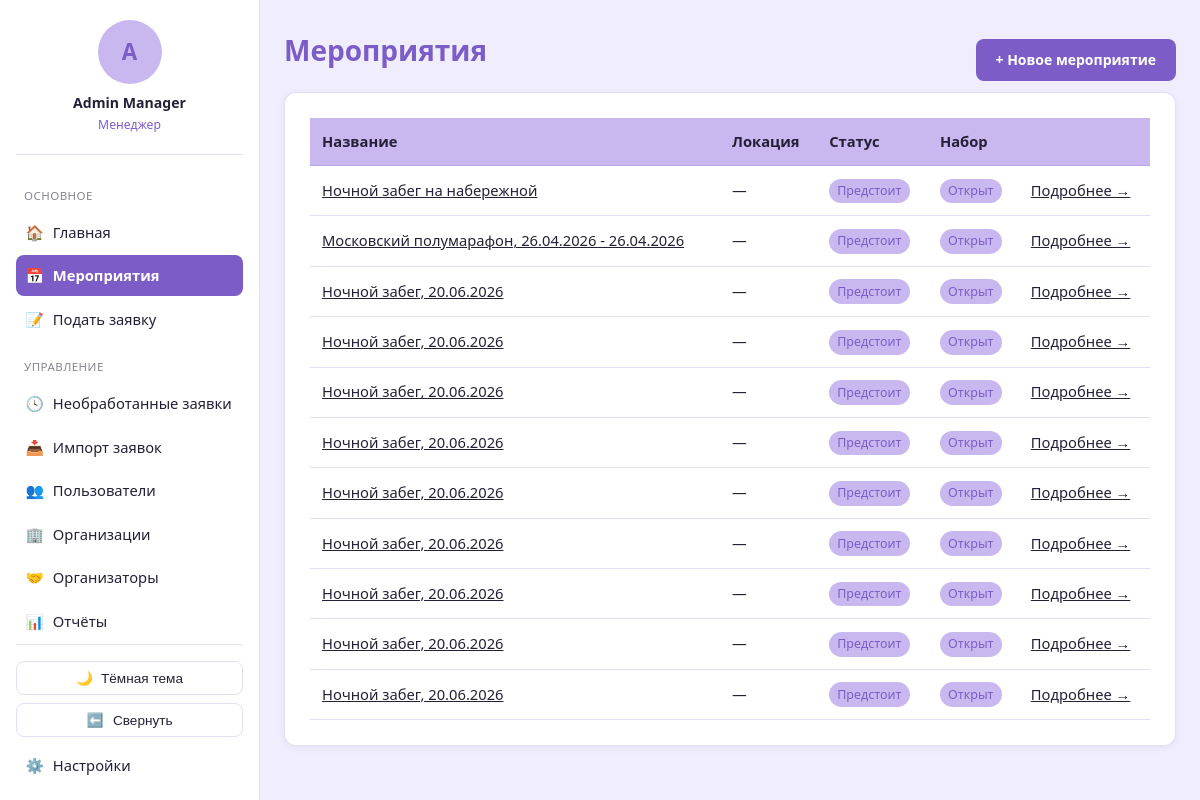
The page /events/ (signed in) on the database its author committed.
### blog/models.py (models this page shows, shortened)
class User(AbstractBaseUser):
    GENDER_CHOICES = [
        ('male', 'Мужской'),
        ('female', 'Женский'),
    ]
    STATUS_CHOICES = [
        ('active', 'Активен'),
        ('inactive', 'Неактивен'),
        ('blacklisted', 'В блэклисте'),
    ]
    id = models.AutoField(primary_key=True)
    system_username = models.CharField(max_length=50, blank=True, null=True, db_index=True)
    telegram_id = models.CharField(max_length=50, unique=True, db_index=True)
    telegram_username = models.CharField(max_length=100, blank=True, null=True)
    VK_username = models.CharField(max_length=100, blank=True, null=True)
    first_name = models.CharField(max_length=100, blank=True, null=True)
    last_name = models.CharField(max_length=100, blank=True, null=True)
    email = models.EmailField(blank=True, null=True)
    phone = models.CharField(max_length=20, blank=True, null=True)
    birthday = models.DateField(blank=True, null=True)
    about = models.TextField(blank=True, null=True)
    gender = models.CharField(max_length=10, choices=GENDER_CHOICES, blank=True, null=True)
    status = models.CharField(max_length=20, choices=STATUS_CHOICES, default='active')
    comment = models.TextField(blank=True, null=True)
    created_at = models.DateTimeField(auto_now_add=True)
    last_event_at = models.DateTimeField(blank=True, null=True)
    total_event_count = models.IntegerField(default=0)
    season_event_count = models.IntegerField(default=0)
    total_hours = models.IntegerField(default=0)
    season_hours = models.IntegerField(default=0)
    churn_score = models.FloatField(default=0)
    login = models.CharField(max_length=50, unique=True, blank=True, null=True)
    web_credentials_set_at = models.DateTimeField(blank=True, null=True)
    notify_new_events = models.BooleanField(default=True)
    objects = UserManager()
    USERNAME_FIELD = 'telegram_id'
    REQUIRED_FIELDS = []
    class Meta:
        db_table = 'users'
        verbose_name = 'Пользователь'
        verbose_name_plural = 'Пользователи'
    @property
    def full_name(self):
        return f"{self.first_name or ''} {self.last_name or ''}".strip() or self.telegram_username or self.telegram_id

class Event(models.Model):
    STATUS_CHOICES = [
        ('upcoming', 'Предстоит'),
        ('ongoing', 'Идёт'),
        ('finished', 'Завершено'),
    ]
    RECRUIT_STATUS_CHOICES = [
        ('open', 'Открыт'),
        ('closed', 'Закрыт'),
    ]
    DOBRO_LINK_TYPE_CHOICES = [
        ('event', 'Мероприятие'),
        ('organization', 'Организация'),
        ('project', 'Проект'),
    ]
    id = models.AutoField(primary_key=True)
    title = models.CharField(max_length=255)
    description = models.TextField(blank=True, null=True)
    location = models.ForeignKey(Location, on_delete=models.SET_NULL, null=True, blank=True, related_name='events')
    chat_link = models.URLField(blank=True, null=True)
    post_in_chanel_link = models.URLField(blank=True, null=True)
    dobro_ru_link = models.URLField(blank=True, null=True)
    dobro_ru_link_type = models.CharField(max_length=20, choices=DOBRO_LINK_TYPE_CHOICES, blank=True, null=True)
    dobro_ru_hours_logged = models.BooleanField(default=False)
    dobro_ru_logged_by = models.ForeignKey(User, on_delete=models.SET_NULL, null=True, blank=True, related_name='dobro_ru_logged_events')
    event_status = models.CharField(max_length=20, choices=STATUS_CHOICES, default='upcoming')
    recruit_status = models.CharField(max_length=20, choices=RECRUIT_STATUS_CHOICES, default='open')
    organization = models.ForeignKey(Organization, on_delete=models.SET_NULL, null=True, blank=True, related_name='events')
    organizer = models.ForeignKey(Organizer, on_delete=models.SET_NULL, null=True, blank=True, related_name='managed_events')
    created_at = models.DateTimeField(auto_now_add=True)
    published_at = models.DateTimeField(blank=True, null=True)
    people_helped = models.IntegerField(blank=True, null=True)
    internal_comment = models.TextField(blank=True, null=True)
    letter = models.ForeignKey(ThankYouLetterTemplate, on_delete=models.SET_NULL, null=True, blank=True, related_name='events')
    class Meta:
        db_table = 'events'
        verbose_name = 'Мероприятие'
        verbose_name_plural = 'Мероприятия'

### blog/views.py (the view)
# urls.py: path('events/', views.event_list, name='event_list'),
@login_required
def event_list(request):
    events = Event.objects.select_related('location', 'organization').order_by('-created_at')
    paginator = Paginator(events, 20)
    page = paginator.get_page(request.GET.get('page'))
    return render(request, 'blog/event_list.html', {'page_obj': page})

### blog/context_processors.py (called while the page is built)
def role_flags(request):
    user = getattr(request, 'user', None)
    authenticated = bool(user and user.is_authenticated)
    return {
        'is_manager': is_manager(user) if authenticated else False,
        'is_team_leader': is_team_leader(user) if authenticated else False,
        'role_label': role_label(user) if authenticated else None,
    }

### blog/services/roles.py (called while the page is built)
def is_manager(user: User) -> bool:
    if not user or not user.is_authenticated:
        return False
    return user.manager_roles.filter(revoked_at__isnull=True).exists()

def is_team_leader(user: User) -> bool:
    if not user or not user.is_authenticated:
        return False
    return user.team_leader_roles.filter(revoked_at__isnull=True).exists()

def role_label(user: User) -> str:
    if is_manager(user):
        return 'Менеджер'
    if is_team_leader(user):
        return 'Тим-лидер'
    return 'Волонтёр'

### blog/templates/blog/event_list.html (shortened to what this page needs)
{% extends 'blog/base.html' %}
{% block content %}
<div style="display:flex; justify-content:space-between; align-items:center;">
    <h1>Мероприятия</h1>
    {% if is_manager %}<a href="{% url 'event_create' %}" class="btn">+ Новое мероприятие</a>{% endif %}
</div>
<div class="card">
    <table>
        <thead>
            <tr><th>Название</th><th>Локация</th><th>Статус</th><th>Набор</th><th></th></tr>
        </thead>
        <tbody>
        {% for event in page_obj %}
            <tr data-href="{% url 'event_detail' event.id %}">
                <td><a href="{% url 'event_detail' event.id %}">{{ event.title }}</a></td>
                <td>{{ event.location.name|default:"—" }}</td>
                <td><span class="badge">{{ event.get_event_status_display }}</span></td>
                <td>
                    {% if event.recruit_status == 'open' %}
                        <span class="badge">Открыт</span>
                    {% else %}
                        <span class="badge warn">Закрыт</span>
                    {% endif %}
                </td>
                <td><a href="{% url 'event_detail' event.id %}">Подробнее →</a></td>
            </tr>
        {% empty %}
            <tr><td colspan="5">Мероприятий пока нет.</td></tr>
        {% endfor %}
        </tbody>
    </table>
</div>
{% endblock %}

### blog/templates/blog/base.html (shortened to what this page needs)
{% load static %}<!DOCTYPE html>
<html lang="ru">
<head>
</head>
<body class="{% if request.COOKIES.sidebar_collapsed == '1' %}sidebar-collapsed{% endif %}">
{% if user.is_authenticated %}
<aside class="sidebar">
    <a href="{% url 'profile_detail' user.id %}" class="sidebar-account">
        <div class="avatar-placeholder">{{ user.full_name|slice:":1"|upper }}</div>
        <div class="username">{{ user.full_name }}</div>
        <div class="role">{{ role_label }}</div>
    </a>
    <div class="nav-section-title">Основное</div>
    <a href="{% url 'dashboard' %}" class="nav-link {% if request.resolver_match.url_name == 'dashboard' %}active{% endif %}" title="Главная"><span class="icon">🏠</span><span class="nav-label"> Главная</span></a>
    <a href="{% url 'event_list' %}" class="nav-link {% if request.resolver_match.url_name in 'event_list,event_detail' %}active{% endif %}" title="Мероприятия"><span class="icon">📅</span><span class="nav-label"> Мероприятия</span></a>
    <a href="{% url 'application_create' %}" class="nav-link " title="Подать заявку"><span class="icon">📝</span><span class="nav-label"> Подать заявку</span></a>
    {% if is_manager %}
    <div class="nav-section-title">Управление</div>
    <a href="{% url 'pending_applications' %}" class="nav-link " title="Необработанные заявки"><span class="icon">🕓</span><span class="nav-label"> Необработанные заявки</span></a>
    <a href="{% url 'import_preview' %}" class="nav-link " title="Импорт заявок"><span class="icon">📥</span><span class="nav-label"> Импорт заявок</span></a>
    <a href="{% url 'user_list' %}" class="nav-link {% if request.resolver_match.url_name == 'user_list' %}active{% endif %}" title="Пользователи"><span class="icon">👥</span><span class="nav-label"> Пользователи</span></a>
    <a href="{% url 'organizations_list' %}" class="nav-link " title="Организации"><span class="icon">🏢</span><span class="nav-label"> Организации</span></a>
    <a href="{% url 'organizer_list' %}" class="nav-link " title="Организаторы"><span class="icon">🤝</span><span class="nav-label"> Организаторы</span></a>
    <a href="{% url 'report_period' %}" class="nav-link {% if request.resolver_match.url_name == 'report_period' %}active{% endif %}" title="Отчёты"><span class="icon">📊</span><span class="nav-label"> Отчёты</span></a>
    {% endif %}
    <div class="sidebar-footer">
        <button type="button" class="theme-toggle" id="theme-toggle" title="Тема">
            <span class="icon" id="theme-icon">🌙</span><span class="theme-label" id="theme-label"> Тёмная тема</span>
        </button>
        <button type="button" class="sidebar-toggle" id="sidebar-toggle" title="Свернуть панель">
            <span class="icon" id="sidebar-toggle-icon">⬅️</span><span class="nav-label" id="sidebar-toggle-label"> Свернуть</span>
        </button>
        <a href="{% url 'settings' %}" class="nav-link {% if request.resolver_match.url_name == 'settings' %}active{% endif %}" title="Настройки"><span class="icon">⚙️</span><span class="nav-label"> Настройки</span></a>
        <a href="{% url 'logout' %}" class="nav-link" title="Выйти"><span class="icon">🚪</span><span class="nav-label"> Выйти</span></a>
    </div>
</aside>
{% endif %}
<div class="page-wrapper" style="{% if not user.is_authenticated %}margin-left:0;{% endif %}">
    <main>
        {% block content %}{% endblock %}
    </main>
</div>
</body>
</html>

### blog/templates/blog/base.html (style rules this page uses)
:root, [data-theme="light"] { --bg: #F0EDFF; --surface: #FFFFFF; --primary: #7C5DC7; --primary-contrast: #FFFFFF; --secondary: #C9B8F0; --text: #252038; --success: #A895E8; --danger: #C0392B; --border: rgba(124, 93, 199, 0.2); --sidebar-width: 260px; --sidebar-width-collapsed: 68px; }
* { box-sizing: border-box; }
body { margin: 0; font-family: 'Segoe UI', Tahoma, Geneva, Verdana, sans-serif; font-size: 16px; line-height: 1.6; background: var(--bg); color: var(--text); }
a { color: inherit; }
.sidebar { position: fixed; top: 0; left: 0; bottom: 0; width: var(--sidebar-width); background: var(--surface); border-right: 1px solid var(--border); display: flex; flex-direction: column; padding: 1.25rem 1rem; overflow-x: hidden; overflow-y: auto; transition: width 0.2s ease; z-index: 10; }
.sidebar-account { display: flex; flex-direction: column; align-items: center; text-align: center; text-decoration: none; padding-bottom: 1.25rem; margin-bottom: 1rem; border-bottom: 1px solid var(--border); }
.avatar-placeholder { width: 64px; height: 64px; border-radius: 50%; background: var(--secondary); display: flex; align-items: center; justify-content: center; font-size: 1.4rem; font-weight: 700; color: var(--primary); margin-bottom: 0.5rem; flex-shrink: 0; }
.sidebar-account .username { font-size: 0.88rem; font-weight: 600; color: var(--text); }
.sidebar-account .role { font-size: 0.76rem; color: var(--primary); }
.nav-section-title { font-size: 0.72rem; text-transform: uppercase; letter-spacing: 0.04em; color: var(--text); opacity: 0.55; margin: 1rem 0 0.4rem; padding: 0 0.5rem; white-space: nowrap; }
.nav-link { display: flex; align-items: center; gap: 0.6rem; padding: 0.55rem 0.6rem; border-radius: 8px; text-decoration: none; color: var(--text); font-size: 0.92rem; margin-bottom: 0.15rem; white-space: nowrap; }
.nav-link .icon { width: 1.2em; text-align: center; flex-shrink: 0; }
.nav-link.active { background: var(--primary); color: var(--primary-contrast); font-weight: 600; }
.sidebar-footer { margin-top: auto; padding-top: 1rem; border-top: 1px solid var(--border); }
.sidebar-toggle { display: flex; align-items: center; justify-content: center; gap: 0.6rem; width: 100%; background: none; border: 1px solid var(--border); border-radius: 8px; color: var(--text); padding: 0.5rem; cursor: pointer; font-size: 0.85rem; margin-bottom: 0.5rem; }
.theme-toggle { display: flex; align-items: center; justify-content: center; gap: 0.5rem; width: 100%; background: none; border: 1px solid var(--border); border-radius: 8px; color: var(--text); padding: 0.5rem; cursor: pointer; font-size: 0.85rem; margin-bottom: 0.5rem; }
.page-wrapper { margin-left: var(--sidebar-width); min-height: 100vh; transition: margin-left 0.2s ease; }
main { max-width: 1100px; margin: 0 auto; padding: 1.75rem 1.5rem; }
h1 { font-size: 28px; font-weight: 700; color: var(--primary); margin-top: 0; }
.card { background: var(--surface); border: 1px solid var(--border); border-radius: 12px; box-shadow: 0 2px 8px rgba(0,0,0,0.05); padding: 25px; margin-bottom: 1rem; }
table { width: 100%; border-collapse: collapse; }
th, td { text-align: left; padding: 12px; border-bottom: 1px solid var(--border); font-size: 0.92rem; }
th { background: var(--secondary); color: var(--text); font-weight: 700; }
tbody tr[data-href] { cursor: pointer; }
.btn { display: inline-block; background: var(--primary); color: var(--primary-contrast); padding: 10px 20px; border-radius: 8px; border: none; text-decoration: none; font-size: 14px; font-weight: 600; cursor: pointer; }
.badge { display: inline-block; padding: 0.15rem 0.5rem; border-radius: 999px; font-size: 0.78rem; background: var(--secondary); color: var(--primary); }

### rows shown on the page
User: full_name "A", full_name "Admin Manager"
Event: title "Ночной забег на набережной", location.name "—", event_status "Предстоит", recruit_status "Открыт"
Event: title "Московский полумарафон, 26.04.2026 - 26.04.2026", location.name "—", event_status "Предстоит", recruit_status "Открыт"
Event: title "Ночной забег, 20.06.2026", location.name "—", event_status "Предстоит", recruit_status "Открыт"
Event: title "Ночной забег, 20.06.2026", location.name "—", event_status "Предстоит", recruit_status "Открыт"
Event: title "Ночной забег, 20.06.2026", location.name "—", event_status "Предстоит", recruit_status "Открыт"
Event: title "Ночной забег, 20.06.2026", location.name "—", event_status "Предстоит", recruit_status "Открыт"
Event: title "Ночной забег, 20.06.2026", location.name "—", event_status "Предстоит", recruit_status "Открыт"
Event: title "Ночной забег, 20.06.2026", location.name "—", event_status "Предстоит", recruit_status "Открыт"
Event: title "Ночной забег, 20.06.2026", location.name "—", event_status "Предстоит", recruit_status "Открыт"
Event: title "Ночной забег, 20.06.2026", location.name "—", event_status "Предстоит", recruit_status "Открыт"
Event: title "Ночной забег, 20.06.2026", location.name "—", event_status "Предстоит", recruit_status "Открыт"

### other values the page prints
{{ role_label }} "Менеджер"
